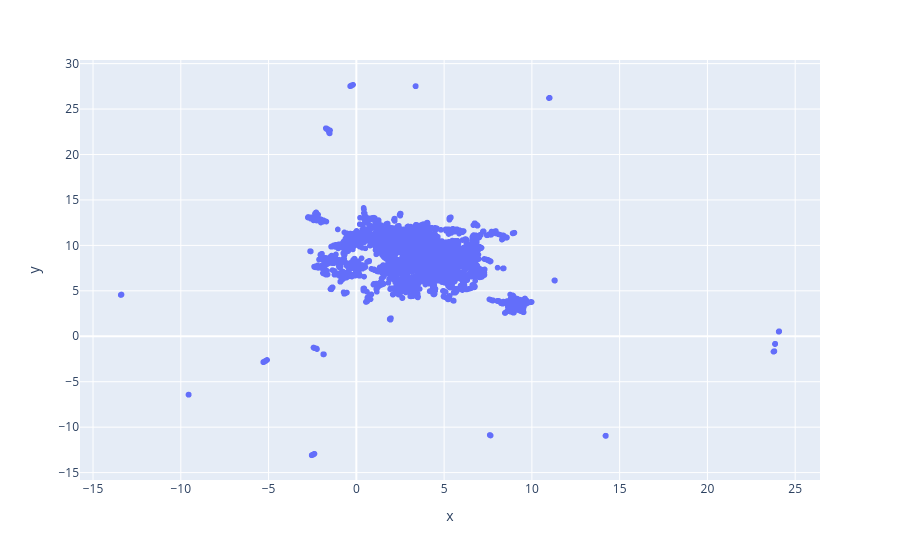

Notebook cell for this chart:
### Markdown cell above
The dimensions above show how the chunk embeddings with 2560 dimensions are reduced to two dimensions for visualization purposes.

You can zoom in the plot by clicking and dragging a box around the area you want to zoom in on. You can also reset the plot by double clicking on the plot.

### Code cell
fig = px.scatter(x=vectors_projections[:, 0], y=vectors_projections[:, 1])
fig.show()

### Figure 1 — Plotly figure (JSON) as saved in the notebook; plotly's stock layout.template omitted (floating-point values rounded to 4 significant figures; data arrays with more than 128 entries replaced by an {"elided": "..."} marker saying what was removed)
{"data": [{"hovertemplate": "x=%{x}<br>y=%{y}<extra></extra>", "legendgroup": "", "marker": {"color": "#636efa", "symbol": "circle"}, "mode": "markers", "name": "", "showlegend": false, "type": "scattergl", "x": {"elided": "6044 float values"}, "xaxis": "x", "y": {"elided": "6044 float values"}, "yaxis": "y"}], "layout": {"legend": {"tracegroupgap": 0}, "margin": {"t": 60}, "xaxis": {"anchor": "y", "domain": [0, 1], "title": {"text": "x"}}, "yaxis": {"anchor": "x", "domain": [0, 1], "title": {"text": "y"}}}}
